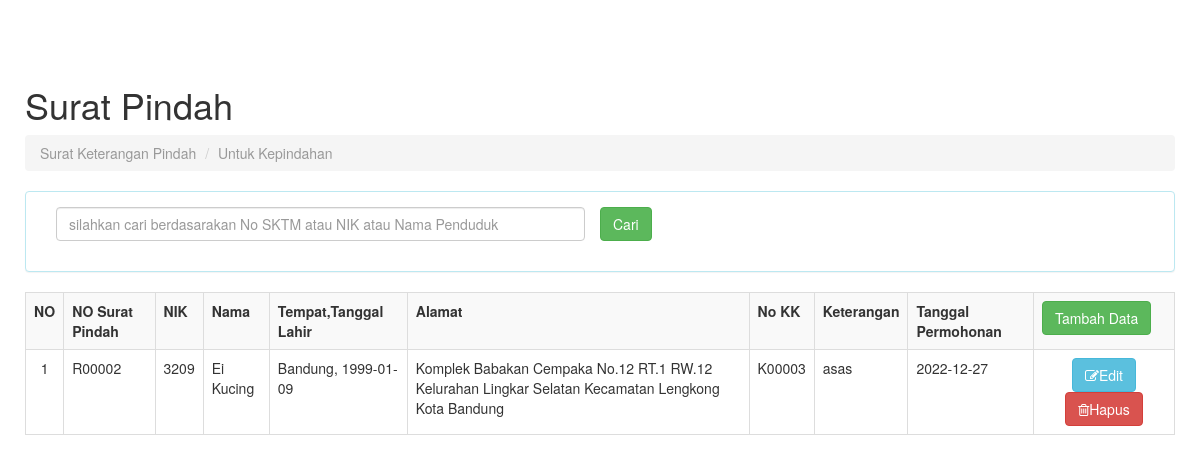
The page /tampil_suratpindah.php on the database its author committed.
### tables this page shows
CREATE TABLE `tb_ketpindah` (
  `no_ket` varchar(16) NOT NULL,
  `nik` varchar(16) NOT NULL,
  `nomor_kk` varchar(16) NOT NULL,
  `ket` text NOT NULL,
  `tgl` date NOT NULL
);

CREATE TABLE `tb_penduduk` (
  `id_penduduk` int(11) NOT NULL,
  `nik` varchar(16) NOT NULL,
  `nama` varchar(50) NOT NULL,
  `tempatLahir` varchar(30) NOT NULL,
  `tanggalLahir` date NOT NULL,
  `jenisKelamin` varchar(15) NOT NULL,
  `alamat` varchar(50) NOT NULL,
  `rt` varchar(3) NOT NULL,
  `rw` varchar(3) NOT NULL,
  `kelurahan` varchar(30) NOT NULL,
  `agama` varchar(30) NOT NULL,
  `pendidikan` varchar(30) NOT NULL,
  `statusPerkawinan` varchar(30) NOT NULL,
  `pekerjaan` varchar(50) NOT NULL,
  `golDarah` varchar(2) NOT NULL,
  `nomorTlp` varchar(15) NOT NULL,
  `foto` varchar(200) NOT NULL
);

### tampil_suratpindah.php (the view, shortened to what this page needs)
<!DOCTYPE html>
<html lang="en">
  <head>
    <link href="assets/css/bootstrap.css" rel="stylesheet">
    <link href="assets/css/sb-admin.css" rel="stylesheet">
    <link rel="stylesheet" href="assets/font-awesome/css/font-awesome.min.css">
  </head>
<body>
<?php
include"header.php";
?>
<div id="page-wrapper">
<div class="row" id="contentInput" >
          <div class="col-lg-12">
            <h1>Surat Pindah</h1>
            <ol class="breadcrumb">
              <li class="active">Surat Keterangan Pindah</li>
              <li class="active">Untuk Kepindahan</li>
            </ol>
          </div>
      </div>
       <div class="panel panel-info">
          <div class="panel-body">
          <form method="POST" action="" id="cariKK">
          <div class="form-group form-group-sm">
                <div class="form-group form-group-sm">
                    <div class="col-sm-6">
                    <input type="text" class="form-control" name="txtcari" id="txtcari" placeholder="silahkan cari berdasarakan No SKTM atau NIK atau Nama Penduduk">
                </div>
                    <input type="submit" align="right" class="btn btn-success"  value="Cari" name="cari" id="cari">
                </div>
              </div>
</div>
 </div>
            <div class="table-responsive-sm">
              <table class="table table-bordered table-hover table-striped">
                <tr>
                  <th>NO</th>
                  <th>NO Surat Pindah</th>
                  <th>NIK</th>
                  <th>Nama</th>
                  <th>Tempat,Tanggal Lahir</th>
                  <th>Alamat</th>
                  <th>No KK</th>
                  <th>Keterangan</th>
                  <th>Tanggal Permohonan</th>
                 <th><a href="surat_pindah.php" type="button" align="right" class="btn btn-success">Tambah Data</a></th>
                </tr>
 <?php
     if(!ISSET($_POST['cari'])){
        $no= 1;
       $query="SELECT * FROM tb_ketpindah as p JOIN tb_penduduk as d ON p.nik=d.nik";
        $data=mysqli_query($koneksi,$query);
        if(mysqli_num_rows($data) > 0){
          while($row=mysqli_fetch_assoc($data)){
      ?>
                <tr>
                  <td align="center"><?php echo $no++; ?></td>
                  <td><?php echo $row['no_ket']; ?></td>
                  <td><?php echo $row['nik']; ?></td>
                  <td><?php echo $row['nama']; ?></td>
                   <td><?php echo $row['tempatLahir'].", ".$row['tanggalLahir']; ?></td>
                  <td><?php echo $row['alamat']." RT.".$row['rt']." RW.".$row['rw']." Kelurahan ".$row['kelurahan']." Kecamatan Lengkong Kota Bandung"; ?></td>
                  <td><?php echo $row['nomor_kk']; ?></td>
                  <td><?php echo $row['ket']; ?></td>
                  <td><?php echo $row['tgl']; ?></td>
                   <td colspan="2" style="text-align: center;">
                   <a   href="edit_suratpindah.php?id=<?php echo $row['no_ket'];?>" type="button" class="btn btn-info"><i class="fa fa-edit"></i>Edit</a>
                   <a onclick="return confirm('Anda Yakin akan menghapus data?')" href="hapus_suratpindah.php?id=<?php echo $row['no_ket'];?>" type="button" class="btn btn-danger btn"><i class="fa fa-trash-o"></i>Hapus</a>
                    </td>
                    </tr>
          <?php
          }
        }
      }
       ?>

### assets/css/sb-admin.css (style rules this page uses)
body { margin-top: 50px; }
#page-wrapper { width: 100%; padding: 5px 15px; }
@media (min-width:768px) { #page-wrapper { padding: 15px 25px; } }

### rows shown on the page
tb_ketpindah: no_ket "R00002", tb_penduduk.nik "3209", tb_penduduk.nama "Ei Kucing", tb_penduduk.tempatLahir "Bandung", tb_penduduk.tanggalLahir "1999-01-09", tb_penduduk.alamat "Komplek Babakan Cempaka No.12", tb_penduduk.rt "1", tb_penduduk.rw "12", tb_penduduk.kelurahan "Lingkar Selatan", nomor_kk "K00003", ket "asas", tgl "2022-12-27"
